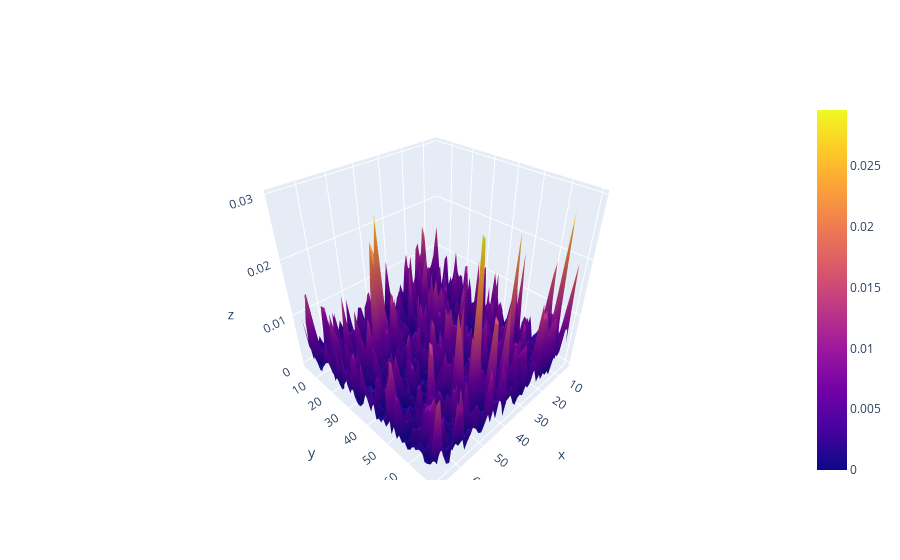

Notebook code for this chart:
### Code cell
# Saving ith segment as a textfile.
iSegment = 0
zfilename = Segmentname+'_z_values.csv'; print(zfilename)
xfilename = Segmentname+'_x_values.csv'; print(xfilename)
yfilename = Segmentname+'_y_values.csv'; print(yfilename)
Z2filename = Segmentname+'_Z2_values.csv'; print(Z2filename)
print(np.shape(zgridtot))
print(np.shape(Z2flat_list[iSegment]))

myxgridtot = xgridtot[iSegment,0,:]
myygridtot = ygridtot[iSegment,:,0]
myzgridtot = zgridtot[iSegment,:,:]
myZ2flat = Z2flat_list[iSegment]

nxy = np.shape(myzgridtot)
ny = nxy[0]
nx = nxy[1]
print(nxy)


myZ2 = np.reshape(myZ2flat, (ny-1,nx-1)) # Z2 is 1 shorter in either dimension


print(np.shape(myZ2))
np.savetxt(zfilename, myzgridtot, delimiter = ',')
np.savetxt(xfilename, myxgridtot, delimiter = ',')
np.savetxt(yfilename, myygridtot, delimiter = ',')
np.savetxt(Z2filename, Z2flat_list[iSegment], delimiter = ',')

fig = go.Figure(data = go.Surface(x = myxgridtot[1:], y = myygridtot[1:], z = myZ2))
fig.update_layout(scene = dict(xaxis_title = 'x',yaxis_title = 'y',zaxis_title = 'z'))

### Figure 1 — Plotly figure (JSON) as saved in the notebook; plotly's stock layout.template omitted (floating-point values rounded to 4 significant figures; data arrays with more than 128 entries replaced by an {"elided": "..."} marker saying what was removed)
{"data": [{"type": "surface", "x": [5.511, 6.751, 7.991, 9.231, 10.47, 11.71, 12.95, 14.19, 15.43, 16.67, 17.91, 19.15, 20.39, 21.63, 22.87, 24.11, 25.35, 26.59, 27.83, 29.08, 30.32, 31.56, 32.8, 34.04, 35.28, 36.52, 37.76, 39.0, 40.24, 41.48, 42.72, 43.96, 45.2, 46.44, 47.68, 48.92, 50.16, 51.4, 52.64, 53.88, 55.12, 56.36, 57.6, 58.84, 60.08, 61.32, 62.56, 63.8, 65.04, 66.28, 67.52], "y": [3.99, 5.231, 6.471, 7.711, 8.951, 10.19, 11.43, 12.67, 13.91, 15.15, 16.39, 17.63, 18.87, 20.11, 21.35, 22.59, 23.83, 25.07, 26.31, 27.55, 28.8, 30.04, 31.28, 32.52, 33.76, 35.0, 36.24, 37.48, 38.72, 39.96, 41.2, 42.44, 43.68, 44.92, 46.16, 47.4, 48.64, 49.88, 51.12, 52.36, 53.6, 54.84, 56.08, 57.32, 58.56, 59.8, 61.04, 62.28, 63.52, 64.76, 66.0, 67.24, 68.48, 69.72], "z": {"elided": "54x51 float values"}}], "layout": {"scene": {"xaxis": {"title": {"text": "x"}}, "yaxis": {"title": {"text": "y"}}, "zaxis": {"title": {"text": "z"}}}}}
